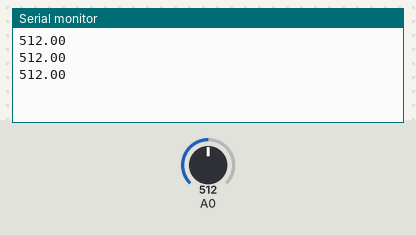
Recording of a sketch running on a simulated Arduino Uno, built with avr-gcc and run on an emulated ATmega328P. On the bench: the last lines printed to the serial monitor. Inputs (shaded band) come from the test bench; at power-on: A0 = 512.

Above: at 1.3 s.
1.4 s: A0 set to 716
At 1.9 s:
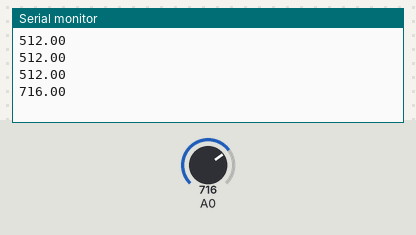
2.9 s: A0 set to 900
At 3.4 s:
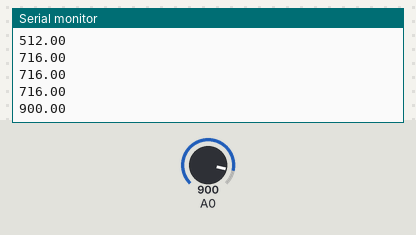
Timing chart, 0 to 5.9 s (numbered marks = the images above; inputs shaded):
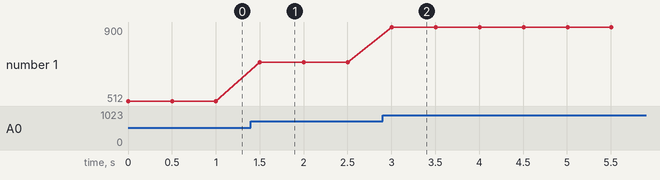

The sketch:

ir_sensor.ino
```cpp
// int pButton=0;

void setup() {

  Serial.begin(9600);

  // pinMode(pButton,INPUT);

}

void loop(){

  double sensorRead = analogRead(A0);

  Serial.println(sensorRead);

  delay(500);
}
```

Measured:
- after the input at 1.4 s, the serial monitor: prints a new line after 0.10 s (image 1)
- after the input at 2.9 s, the serial monitor: prints a new line after 0.10 s (image 2)
- plotted number 1: 512 → 716 after the input at 1.4 s, 716 → 900 after the input at 2.9 s
